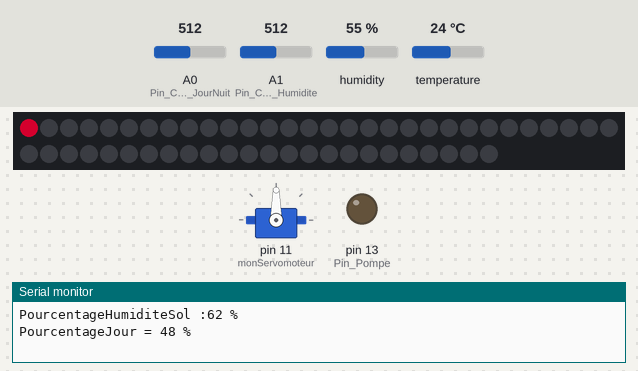
A sketch run on a simulated Arduino Uno, built with avr-gcc and run on an emulated ATmega328P. Parts: servo, 54 RGB LEDs in strip order, left to right, continuing on the next row, output pins drawn as LEDs (lit = HIGH), the last lines printed to the serial monitor. The inputs (shaded band) are chosen by the test bench; at power-on: A0 (Pin_Capteur_JourNuit) = 512, A1 (Pin_Capteur_Humidite) = 512, humidity 55 %, temperature 24 °C. Dim RGB values are drawn brighter than linear.

Above: at 60.17 s.
At 61.11 s:
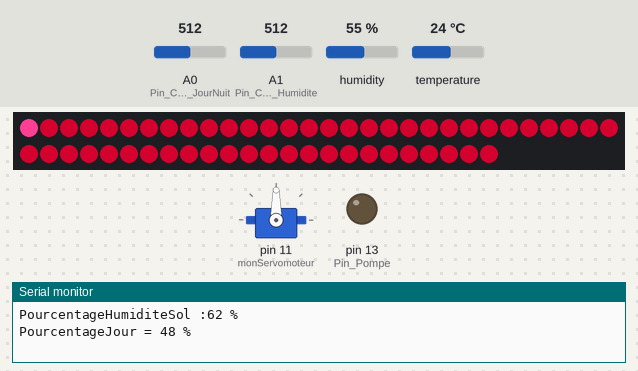
At 62.35 s:
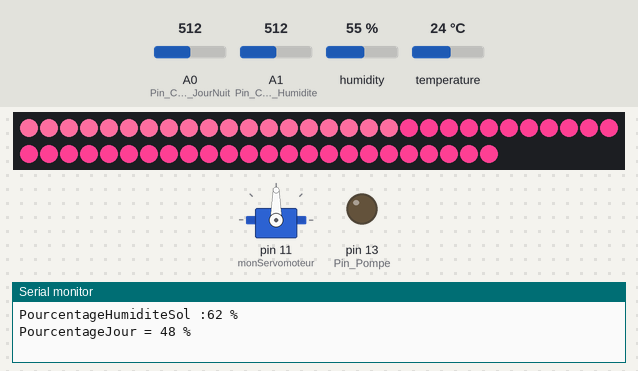
At 64.7 s:
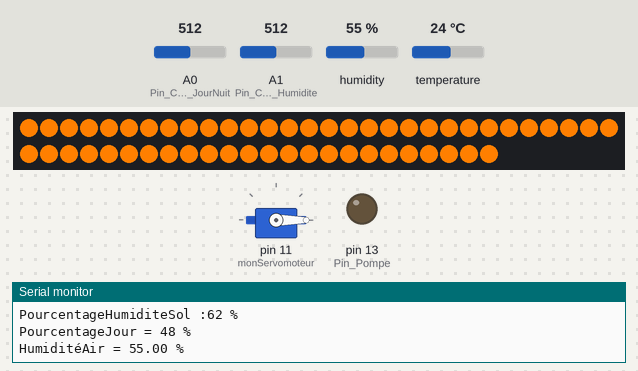
Timing chart, 0 to 66.2 s (numbered marks = the images above):
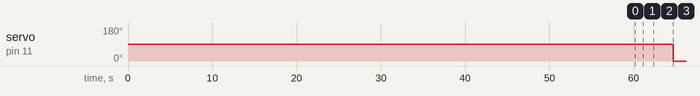

Measured:
- by itself, servo on pin 11 (monServomoteur): 90° → 0° at 64.7 s

The sketch:

projetArduinoSerre.ino
```cpp
//initialisation pour le servomoteur et le capteur d'humidité air

#include <Servo.h> //bibliothèque pour le servomoteur
#include <DHT.h> //bibliothèque pour le DHT 22
#define brocheDeBranchementDHT 4
#define typeDeDHT DHT22

DHT dht(brocheDeBranchementDHT, typeDeDHT);
Servo monServomoteur;

// initialisation pour le capteur jour/nuit et les leds

#include <Adafruit_NeoPixel.h> //librairie pour les leds
int X = 54;
Adafruit_NeoPixel strip = Adafruit_NeoPixel(X, 6, NEO_GRB + NEO_KHZ800);

int Pin_Capteur_JourNuit = A0;
int Valeur_Lumiere;
int Pourcentage_Lumiere;
int nuit = 1000;
int jour = 0;
boolean couchersoleil = true;
boolean leversoleil = true;
int incr = 15;

// initialisation pour la pompe et le capteur hum sol

int Pin_Capteur_Humidite = A1;
int Valeur_Humidite;
int Pourcentage_Humidite;
int sec = 1023;
int humide = 200;
int Pin_Pompe = 13;

void setup() {
  // setup pour le capteur d'humidité air et servomoteur

  Serial.begin(9600);
  dht.begin();
  monServomoteur.attach(11);

  //setup pour le capteur jour/nuit et les leds
  strip.begin();
  strip.show();

  // setup pour la pompe et le capteur hum sol
  pinMode(Pin_Pompe, OUTPUT);

}

void manageHumidity()
{
  digitalWrite(9,LOW);
  float PourcentageHumidite = dht.readHumidity();
  Serial.print("HumiditéAir = "); Serial.print(PourcentageHumidite); Serial.println(" %");
  Serial.println();
  if (PourcentageHumidite >= 90) {
    digitalWrite(9,HIGH);
  }
  else {
    monServomoteur.write(0);
    digitalWrite(9,LOW);
  }
}

void manageLuminosity()
{
  Valeur_Lumiere = analogRead(Pin_Capteur_JourNuit);
  Pourcentage_Lumiere = map(Valeur_Lumiere, nuit, jour, 0, 100);
  Serial.print("PourcentageJour = "); Serial.print(Pourcentage_Lumiere); Serial.println(" %");

  if (Pourcentage_Lumiere <= 40) {
    leversoleil = true;

    if (couchersoleil == true) {
      for (int i = 0; i < X; i++ ) {
        strip.setPixelColor(i, 244, 102, 27);
        delay(incr);
        strip.show();
      }

      for (int i = 0; i < X; i++ ) {
        strip.setPixelColor(i, 253, 108, 158);
        delay(incr);
        strip.show();
      }

      for (int i = 0; i < X; i++ ) {
        strip.setPixelColor(i, 253, 63, 146);
        delay(incr);
        strip.show();
      }

      for (int i = 0; i < X; i++ ) {
        strip.setPixelColor(i, 128, 0, 128);
        delay(incr);
        strip.show();
      }
      couchersoleil = false;
    }
    for (int i = 0; i < X; i++ ) {
      strip.setPixelColor(i, 128, 0, 128);
      strip.show();
      delay(incr);

    }
  }
  else {
    couchersoleil = true;
    if (leversoleil == true) {
      for (int i = 0; i < X; i++ ) {
        strip.setPixelColor(i, 128, 0, 27);
        delay(incr);
        strip.show();
      }

      for (int i = 0; i < X; i++ ) {
        strip.setPixelColor(i, 253, 63, 146);
        delay(incr);
        strip.show();
      }

      for (int i = 0; i < X; i++ ) {
        strip.setPixelColor(i, 253, 108, 158);
        delay(incr);
        strip.show();
      }

      for (int i = 0; i < X; i++ ) {
        strip.setPixelColor(i, 244, 102, 27);
        delay(incr);
        strip.show();
      }

      leversoleil = false;

    }

    for (int i = 0; i < X; i++ ) {
      strip.setPixelColor(i, 255, 127, 0);
      strip.show();
      delay(incr);
    }
  }
}

void managePump()
{
  Valeur_Humidite = analogRead(Pin_Capteur_Humidite);
  Pourcentage_Humidite = map(Valeur_Humidite, sec, humide, 0, 100);
  Serial.print("PourcentageHumiditeSol :"); Serial.print(Pourcentage_Humidite); Serial.println(" %");
  if (Pourcentage_Humidite < 40) {
    digitalWrite(Pin_Pompe, HIGH);
    delay(4000);
    digitalWrite(Pin_Pompe, LOW);
  }
  else {
    digitalWrite(Pin_Pompe, LOW);
  }
  delay(60000);
}


void loop() {
  managePump();
  manageLuminosity();
  manageHumidity();
}
```
